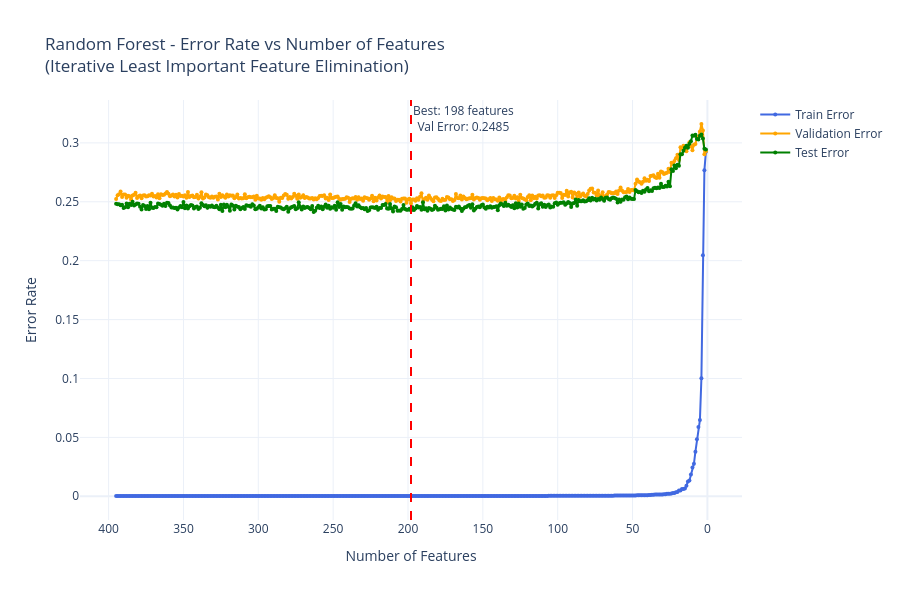

Source (notebook cell):
### Code cell
# Plot Errors
fig = go.Figure()

fig.add_trace(go.Scatter(
    x=n_features_list, y=train_errors,
    mode='lines+markers', name='Train Error',
    line=dict(color='royalblue', width=2),
    marker=dict(size=4)
))

fig.add_trace(go.Scatter(
    x=n_features_list, y=val_errors,
    mode='lines+markers', name='Validation Error',
    line=dict(color='orange', width=2),
    marker=dict(size=4)
))

fig.add_trace(go.Scatter(
    x=n_features_list, y=test_errors,
    mode='lines+markers', name='Test Error',
    line=dict(color='green', width=2),
    marker=dict(size=4)
))

# Mark the best validation error point
best_val_idx = np.argmin(val_errors)
best_n_features = n_features_list[best_val_idx]
best_val_error = val_errors[best_val_idx]

fig.add_vline(
    x=best_n_features, 
    line_dash='dash', 
    line_color='red',
    annotation_text=f'Best: {best_n_features} features<br>Val Error: {best_val_error:.4f}',
    annotation_position='top right'
)

fig.update_layout(
    title='Random Forest - Error Rate vs Number of Features<br>(Iterative Least Important Feature Elimination)',
    xaxis_title='Number of Features',
    yaxis_title='Error Rate',
    template='plotly_white',
    height=600,
    hovermode='x unified'
)

fig.update_xaxes(autorange='reversed')  # Reverse so we go from many to few features

fig.show()

print(f"\n{'='*60}")
print(f"RESULTS SUMMARY")
print(f"{'='*60}")
print(f"Baseline (all {n_features} features):")
print(f"  Train Error: {train_errors[0]:.4f}")
print(f"  Val Error:   {val_errors[0]:.4f}")
print(f"  Test Error:  {test_errors[0]:.4f}")
print(f"\nBest Configuration ({best_n_features} features):")
print(f"  Train Error: {train_errors[best_val_idx]:.4f}")
print(f"  Val Error:   {val_errors[best_val_idx]:.4f}")
print(f"  Test Error:  {test_errors[best_val_idx]:.4f}")
print(f"\nImprovement:")
print(f"  Val Error Change:  {val_errors[0] - best_val_error:+.4f}")
print(f"  Test Error Change: {test_errors[0] - test_errors[best_val_idx]:+.4f}")
print(f"  Features Removed:  {n_features - best_n_features}")

### Figure 1 — Plotly figure (JSON) as saved in the notebook; plotly's stock layout.template omitted (floating-point values rounded to 4 significant figures; data arrays with more than 128 entries replaced by an {"elided": "..."} marker saying what was removed)
{"data": [{"line": {"color": "royalblue", "width": 2}, "marker": {"size": 4}, "mode": "lines+markers", "name": "Train Error", "type": "scatter", "x": {"elided": "395 int values"}, "y": {"elided": "395 float values"}}, {"line": {"color": "orange", "width": 2}, "marker": {"size": 4}, "mode": "lines+markers", "name": "Validation Error", "type": "scatter", "x": {"elided": "395 int values"}, "y": {"elided": "395 float values"}}, {"line": {"color": "green", "width": 2}, "marker": {"size": 4}, "mode": "lines+markers", "name": "Test Error", "type": "scatter", "x": {"elided": "395 int values"}, "y": {"elided": "395 float values"}}], "layout": {"annotations": [{"showarrow": false, "text": "Best: 198 features<br>Val Error: 0.2485", "x": 198, "xanchor": "left", "xref": "x", "y": 1, "yanchor": "top", "yref": "y domain"}], "height": 600, "hovermode": "x unified", "shapes": [{"line": {"color": "red", "dash": "dash"}, "type": "line", "x0": 198, "x1": 198, "xref": "x", "y0": 0, "y1": 1, "yref": "y domain"}], "title": {"text": "Random Forest - Error Rate vs Number of Features<br>(Iterative Least Important Feature Elimination)"}, "xaxis": {"autorange": "reversed", "title": {"text": "Number of Features"}}, "yaxis": {"title": {"text": "Error Rate"}}}}
